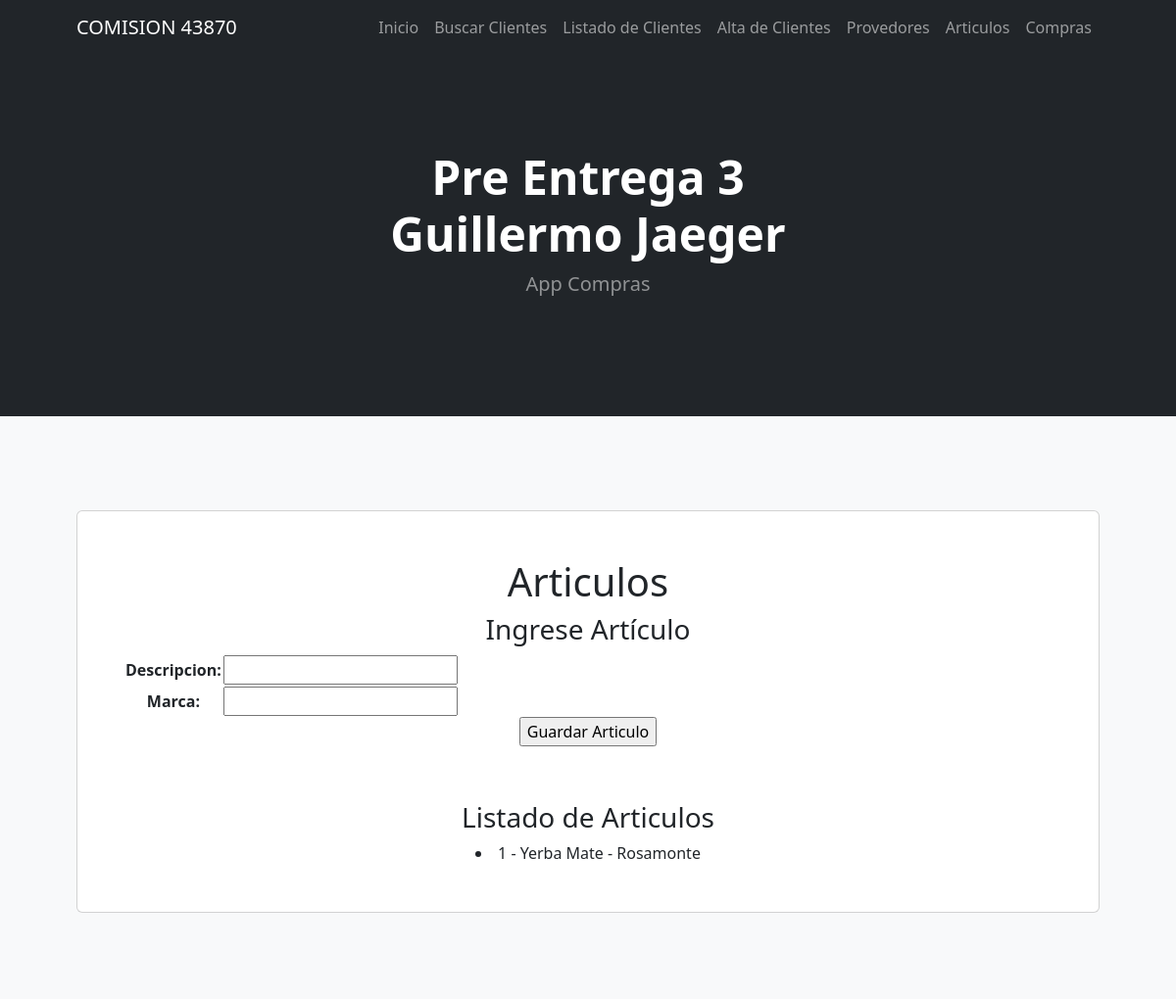
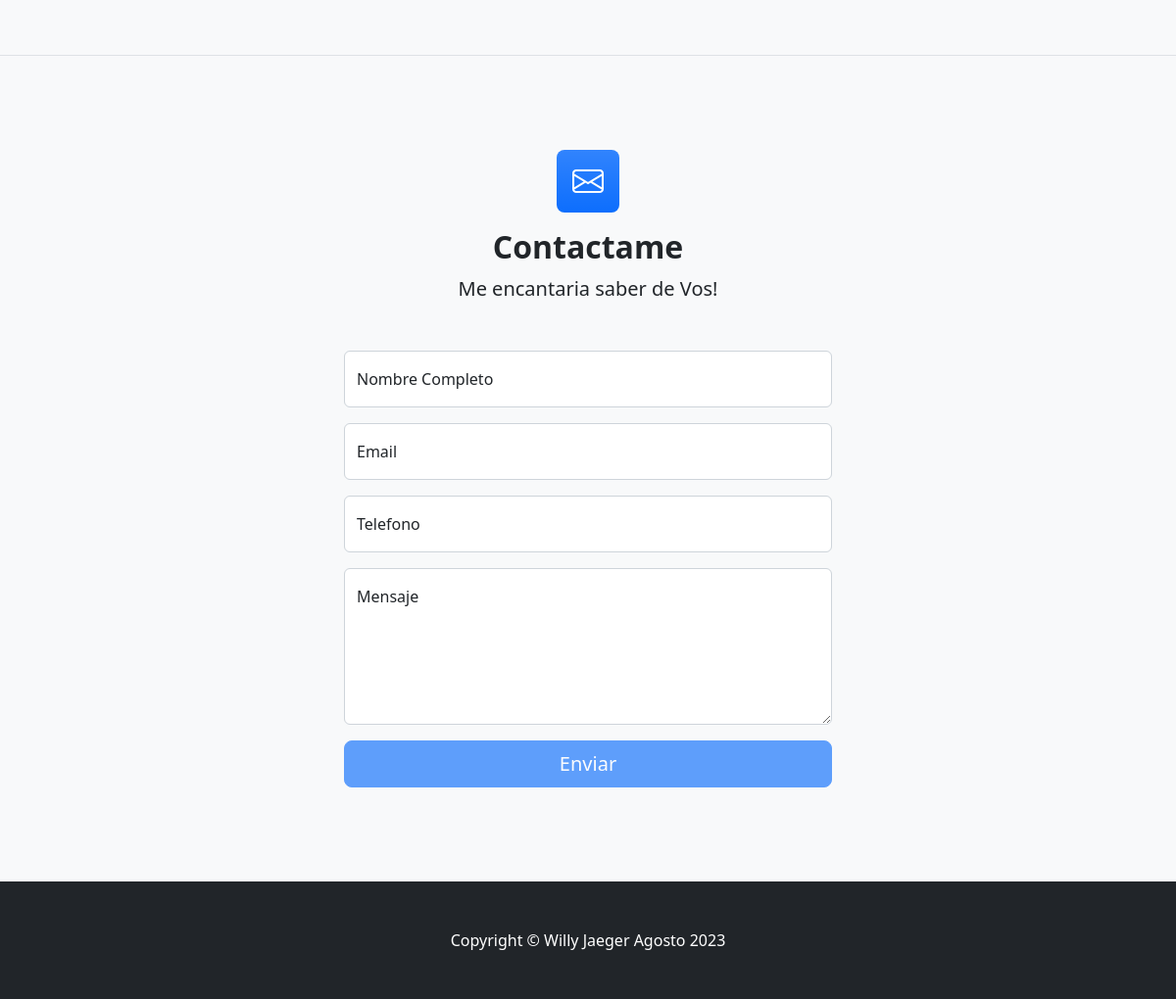
/AppEntrega3/articulos/, run on the app's committed database (2 pictures, top to bottom).
### AppEntrega3/models.py (models this page shows, shortened)
class Articulo(models.Model):
    descripcion =models.CharField(max_length=50)
    marca =models.CharField(max_length=40)

### AppEntrega3/views.py (the view)
# urls.py: path('articulos/', articulos, name="articulos"),
def articulos(request):
    if request.method == "POST":
        form=ArticuloForm(request.POST)
        if form.is_valid():
            info=form.cleaned_data
            descripcion=info["descripcion"]
            marca=info["marca"]
            articulo=Articulo(descripcion=descripcion,marca=marca)
            articulo.save()
            formulario_articulo=ArticuloForm()
            return render(request,"articulos.html", {"mensaje":"Articulo Grabado", "formulario":formulario_articulo})
        return render(request,"articulos.html", {"mensaje":"Datos Invalidos"})
    else:
        formulario_articulo=ArticuloForm()
        articulos =Articulo.objects.all()
    return render(request,"articulos.html", {"formulario": formulario_articulo, "articulos":articulos})

### AppEntrega3/forms.py
class ArticuloForm(forms.Form):
    descripcion =forms.CharField(max_length=50)
    marca =forms.CharField(max_length=40)

### AppEntrega3/templates/articulos.html (shortened to what this page needs)
{% extends "padre.html" %}
{% load static %}
{% block titulo1 %}Pre Entrega 3{% endblock %}
{% block titulo2 %}Guillermo Jaeger {% endblock %}
{% block titulo3 %} App Compras {% endblock %}
{% block titulocontenido1 %}Articulos {%endblock%}
{% block titulocontenido2 %} Ingrese Artículo {%endblock%}
{% block contenido1 %}
    <form action="{% url 'articulos' %}" method="post">{% csrf_token %}
        <table>
            {{ formulario.as_table }}
        </table>
    <input type="submit" value="Guardar Articulo">
    </form>
{% endblock %}
{% block titulocontenido3 %} Listado de Articulos {%endblock%}
{% block contenido2 %}
    {% for articulo in articulos %}
    <table>
    <li>{{articulo.id}} - {{articulo.descripcion}} - {{articulo.marca}}</li>
    </table>
    {% endfor%}
{% endblock %}

### data on the page
Articulo: id "1", descripcion "Yerba Mate", marca "Rosamonte"
